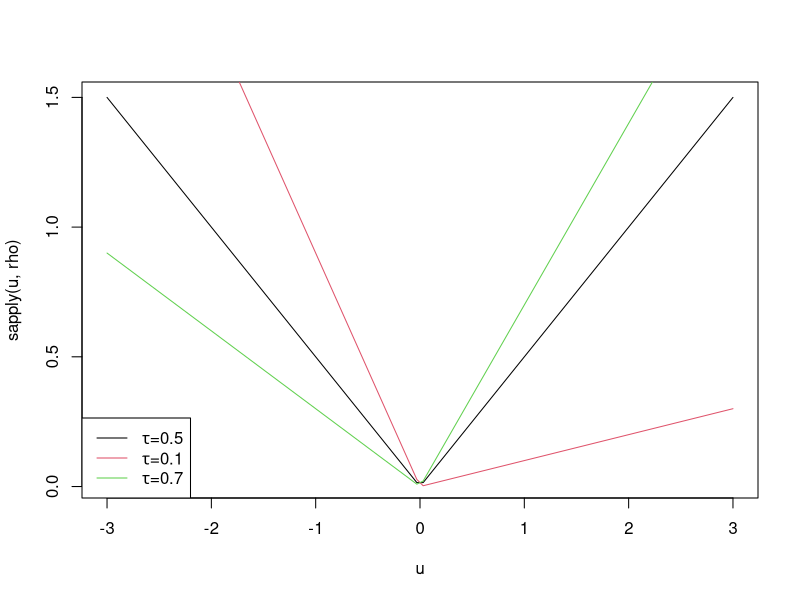

R code for this plot:
## ---- chunk 1
#| echo: false
#| message: false
#| fig-align: center
#| fig-cap: "Figure: Check loss function."
#| out-width: 70%
#| fig-height: 6
#| fig-weight: 6
#| view-distance: 10

rho <- function(u, tau=0.5){
  if(u>0){
    return(tau*abs(u))
  }else if(u<=0){
    return((1-tau)*abs(u))
  }
}
u <- seq(-3,3,length.out=100)
plot(u,sapply(u,rho), type='l', col=1)
lines(u,sapply(u,rho,tau=0.1), type='l', col=2)
lines(u,sapply(u,rho,tau=0.7), type='l', col=3)
legend("bottomleft", c(expression(paste(tau,"=0.5")),expression(paste(tau,"=0.1")),expression(paste(tau,"=0.7"))), col=c(1,2,3),lty=c(1,1,1))

